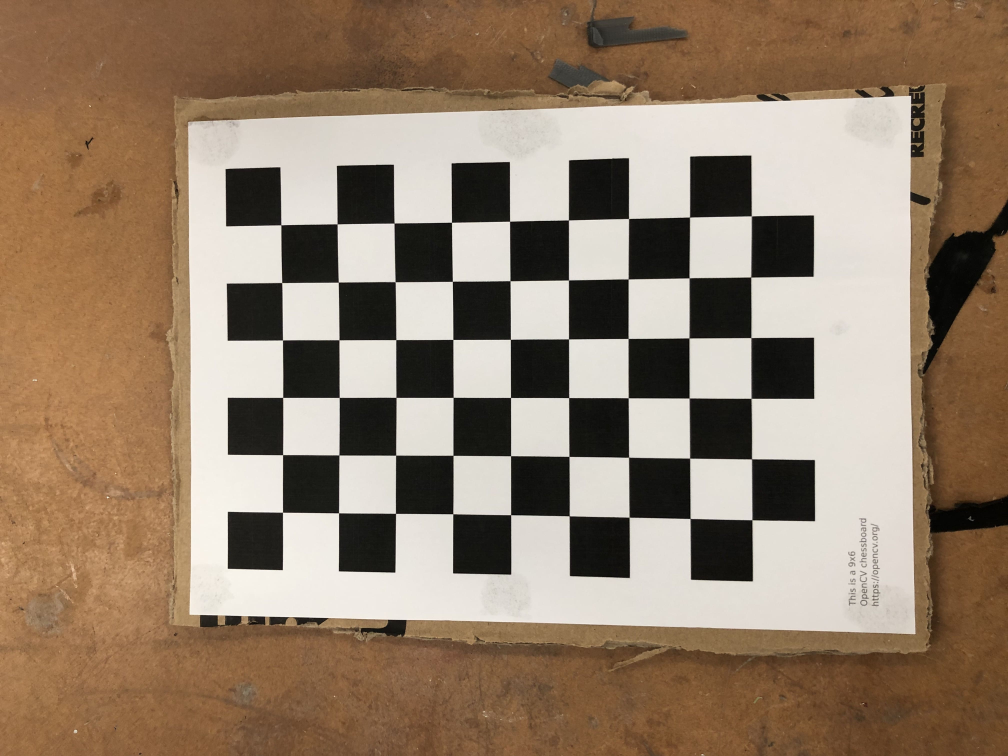
#> input picture camera_calibration/IMG_7382.jpg, 4032 x 3024 px (shown at 1/4 size)
$ python -i object_detector.py   (imports and definitions only)
#> lines starting #> are read from the running program, lines starting #| are printed output that depends on the picture; after the words box and inside, x2 and y2 are one past the last pixel; in counts of white or black regions, pixels touching at a corner belong together
#> further down, picture is the input picture: shape (3024, 4032, 3); mean B, G, R 106.2, 126.4, 146.8
import cv2


class HomogeneousBgDetector():
    def __init__(self):
        pass

    def detect_objects(self, frame):
        # Convert Image to grayscale
        gray = cv2.cvtColor(frame, cv2.COLOR_BGR2GRAY)
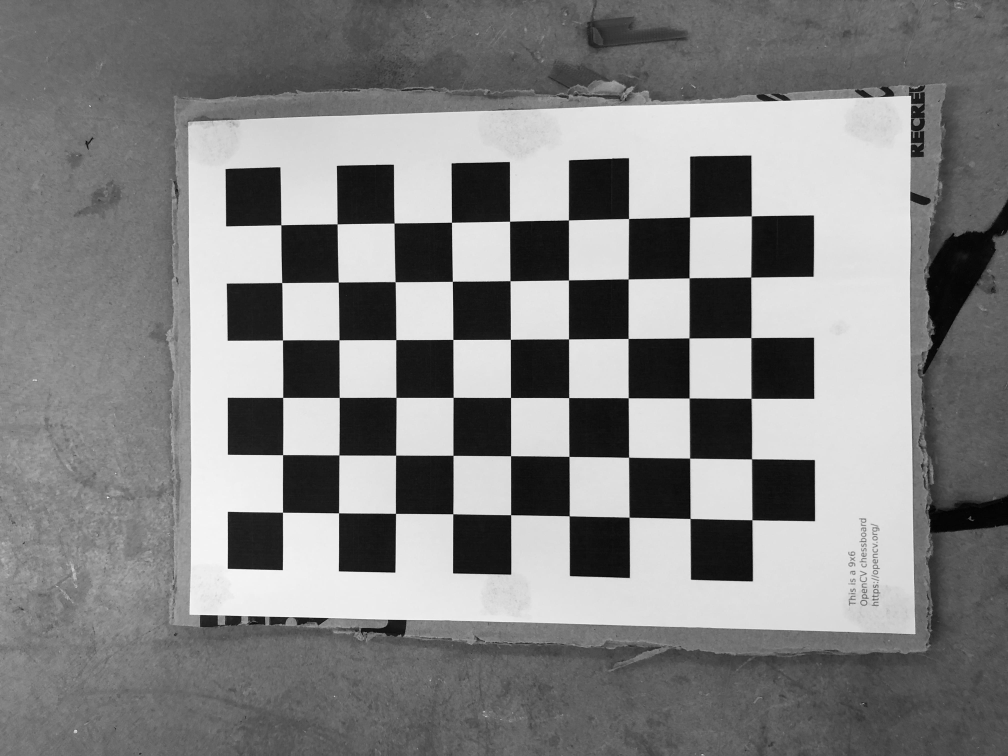
#> gray: shape (3024, 4032) (shown at 1/4 size); min 0, max 254, mean 130.2

        # Create a Mask with adaptive threshold
        mask = cv2.adaptiveThreshold(gray, 255, cv2.ADAPTIVE_THRESH_MEAN_C, cv2.THRESH_BINARY_INV, 19, 5)
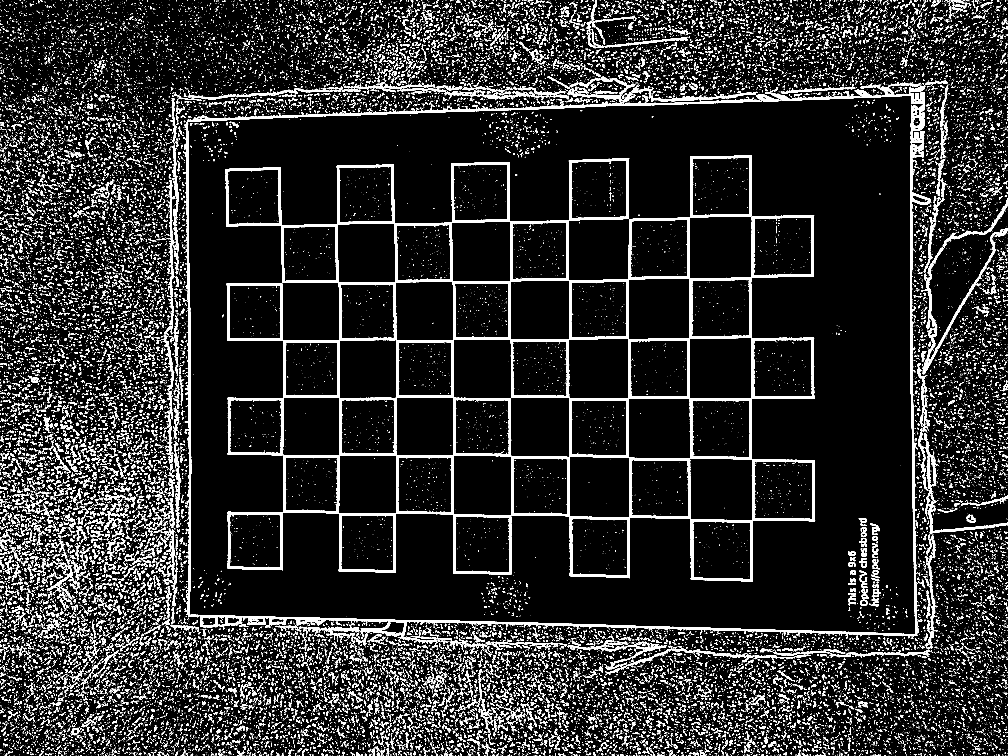
#> mask: shape (3024, 4032) (shown at 1/4 size); 9.7% white; 46294 white regions (37345 under 20 px)

        # Find contours
        contours, _ = cv2.findContours(mask, cv2.RETR_EXTERNAL, cv2.CHAIN_APPROX_SIMPLE)
#> contours = 43991 contours, 38449 with area under 20; largest, box (x1, y1, x2, y2) and area: (902, 622, 3261, 2326) 1990712, (911, 1361, 1359, 1821) 101262, (736, 341, 3723, 2576) 95608, (906, 1132, 1132, 1363) 50152, (3084, 332, 3700, 524) 12800

        #cv2.imshow("mask", mask)
        objects_contours = []

        for cnt in contours:
            area = cv2.contourArea(cnt)
            if area > 2000:
                objects_contours.append(cnt)
#> this loop made 43991 passes
#> cnt on passes 1 to 3: [[3976, 3023], [3978, 3023]], [[3936, 3023]], [[3896, 3023], [3897, 3023]]
#> after the loop, objects_contours = 19 contours; largest, box (x1, y1, x2, y2) and area: (902, 622, 3261, 2326) 1990712, (911, 1361, 1359, 1821) 101262, (736, 341, 3723, 2576) 95608, (906, 1132, 1132, 1363) 50152, (3084, 332, 3700, 524) 12800

        return objects_contours

>>> import cv2
>>> picture = cv2.imread('../camera_calibration/IMG_7382.jpg')
>>> result = HomogeneousBgDetector().detect_objects(picture)
#> result has the same summary as objects_contours in detect_objects

$ run again, on camera_calibration/IMG_7383.jpg
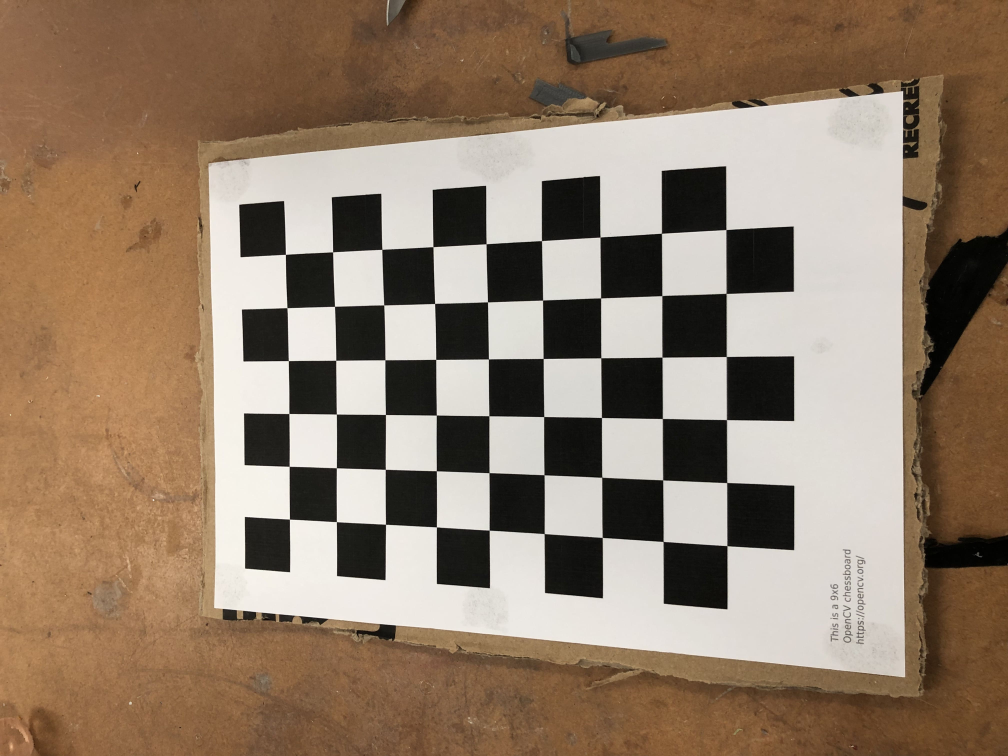
#> input picture camera_calibration/IMG_7383.jpg, 4032 x 3024 px (shown at 1/4 size)
#> picture is the input picture: shape (3024, 4032, 3); mean B, G, R 105.6, 125, 145.3
#> in detect_objects, `gray = cv2.cvtColor(frame, cv2.COLOR_BGR2GRAY)`:
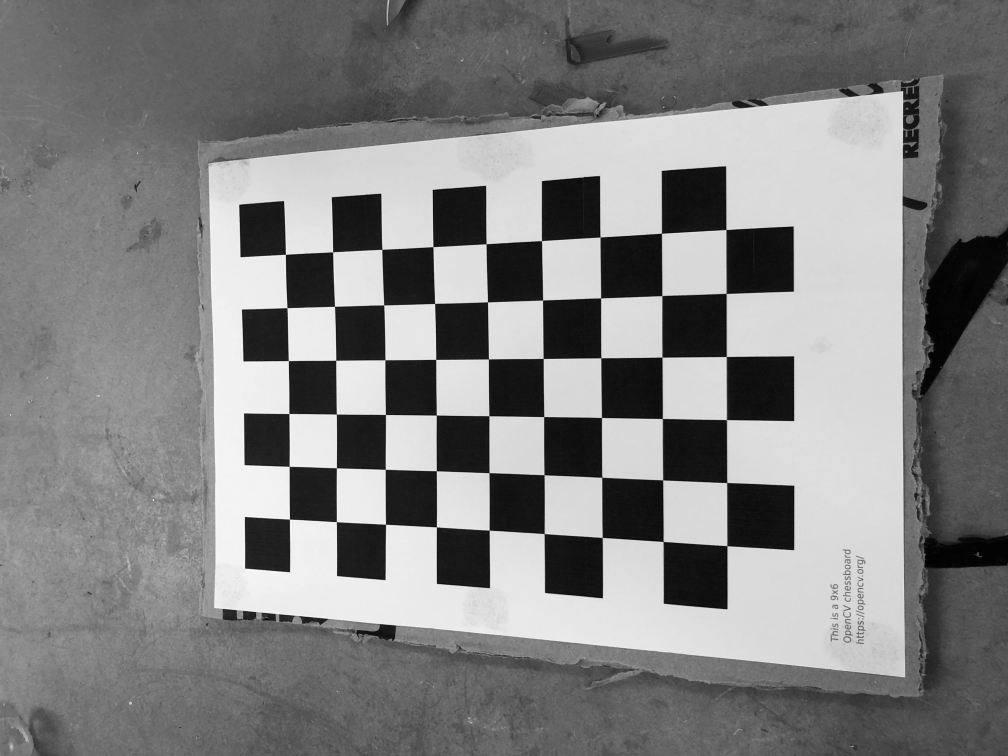
#> gray: shape (3024, 4032) (shown at 1/4 size); min 0, max 255, mean 128.9
#> in detect_objects, `mask = cv2.adaptiveThreshold(gray, 255, cv2.ADAPTIVE_THRESH_MEAN_C, cv..`:
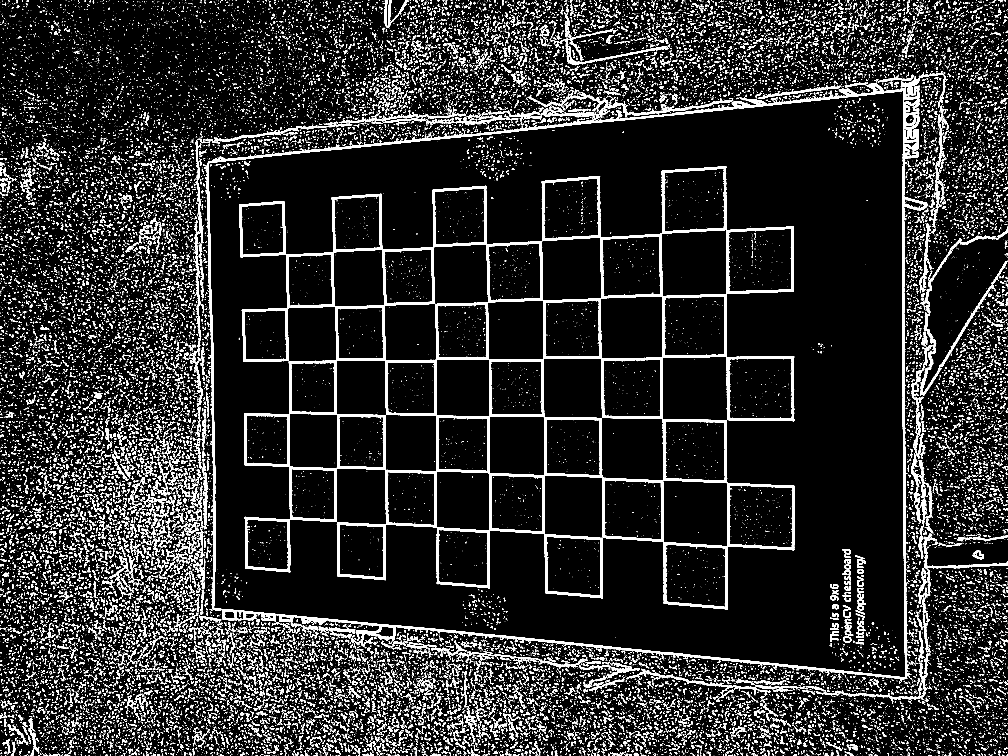
#> mask: shape (3024, 4032) (shown at 1/4 size); 9.8% white; 43450 white regions (33686 under 20 px)
#> contours = 41485 contours, 35355 with area under 20; largest, box (x1, y1, x2, y2) and area: (957, 665, 3178, 2438) 1766242, (817, 329, 3710, 2719) 104796, (1159, 1867, 1347, 2088) 39604, (967, 1233, 1155, 1446) 37552, (976, 1653, 1159, 1867) 37332
#> the loop in detect_objects, `for cnt in contours:` made 41485 passes
#> cnt on passes 1 to 3: [[4000, 3023]], [[3856, 3023], [3862, 3023]], [[3770, 3023], [3771, 3023]]
#> after the loop in detect_objects, `for cnt in contours:`: objects_contours = 20 contours; largest, box (x1, y1, x2, y2) and area: (957, 665, 3178, 2438) 1766242, (817, 329, 3710, 2719) 104796, (1159, 1867, 1347, 2088) 39604, (967, 1233, 1155, 1446) 37552, (976, 1653, 1159, 1867) 37332
#> result has the same summary as objects_contours in detect_objects

$ run again, on camera_calibration/IMG_7384.jpg
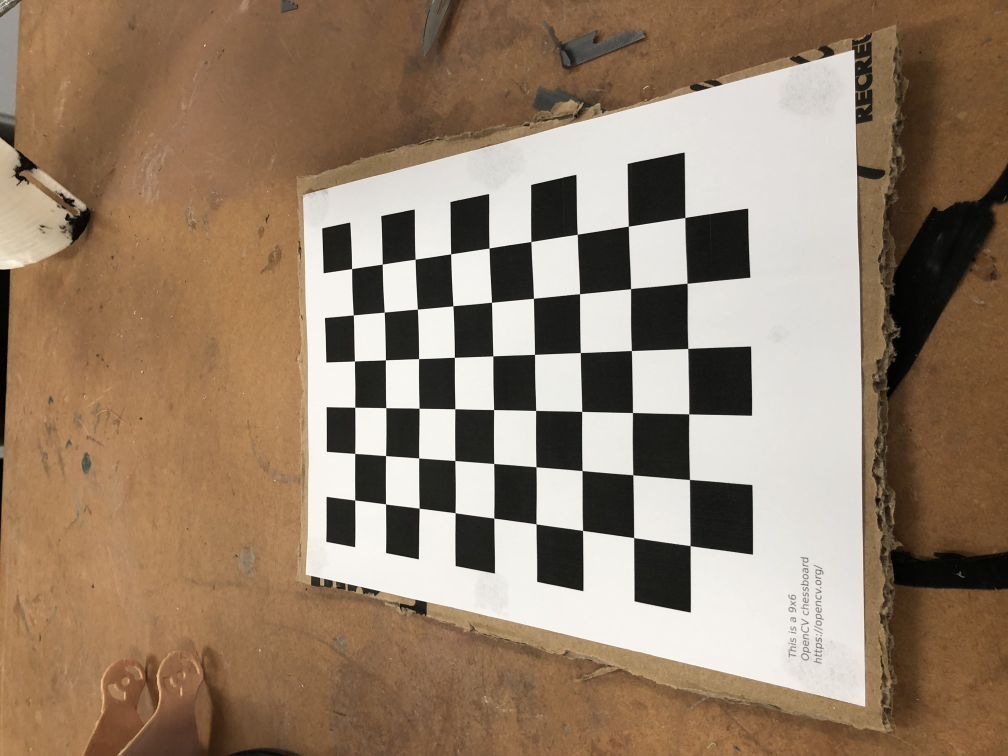
#> input picture camera_calibration/IMG_7384.jpg, 4032 x 3024 px (shown at 1/4 size)
#> picture is the input picture: shape (3024, 4032, 3); mean B, G, R 106.2, 127.3, 148.8
#> in detect_objects, `gray = cv2.cvtColor(frame, cv2.COLOR_BGR2GRAY)`:
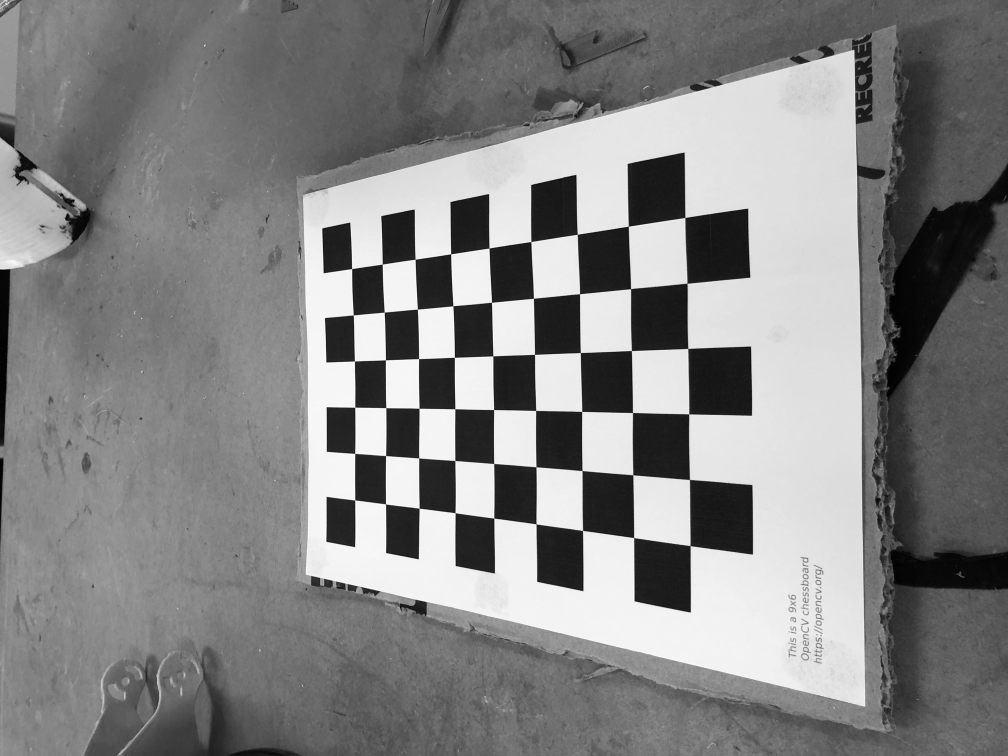
#> gray: shape (3024, 4032) (shown at 1/4 size); min 0, max 255, mean 131.3
#> in detect_objects, `mask = cv2.adaptiveThreshold(gray, 255, cv2.ADAPTIVE_THRESH_MEAN_C, cv..`:
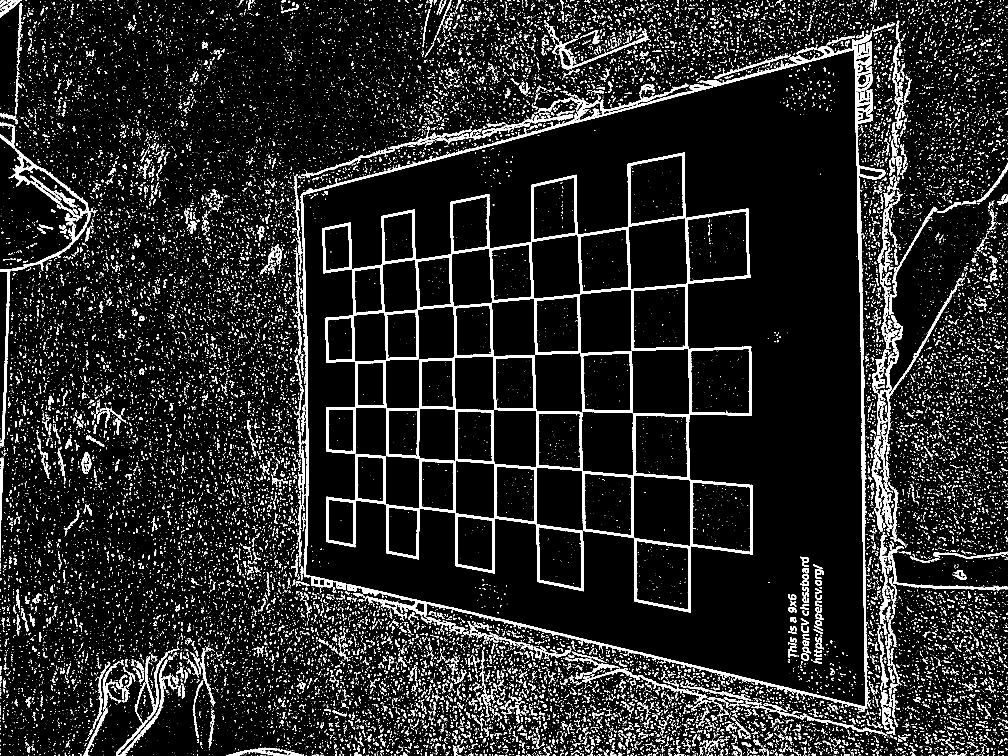
#> mask: shape (3024, 4032) (shown at 1/4 size); 8.5% white; 38113 white regions (31499 under 20 px)
#> contours = 37243 contours, 33105 with area under 20; largest, box (x1, y1, x2, y2) and area: (1814, 610, 3008, 2451) 595064, (2136, 1178, 3012, 2219) 214566, (1676, 1431, 2334, 2365) 140928, (1420, 1442, 1980, 2294) 110398, (1389, 166, 3542, 2840) 61571
#> the loop in detect_objects, `for cnt in contours:` made 37243 passes
#> area on pass 3565: 2044
#> after the loop in detect_objects, `for cnt in contours:`: objects_contours = 28 contours; largest, box (x1, y1, x2, y2) and area: (1814, 610, 3008, 2451) 595064, (2136, 1178, 3012, 2219) 214566, (1676, 1431, 2334, 2365) 140928, (1420, 1442, 1980, 2294) 110398, (1389, 166, 3542, 2840) 61571
#> result has the same summary as objects_contours in detect_objects

$ run again, on camera_calibration/IMG_7385.jpg
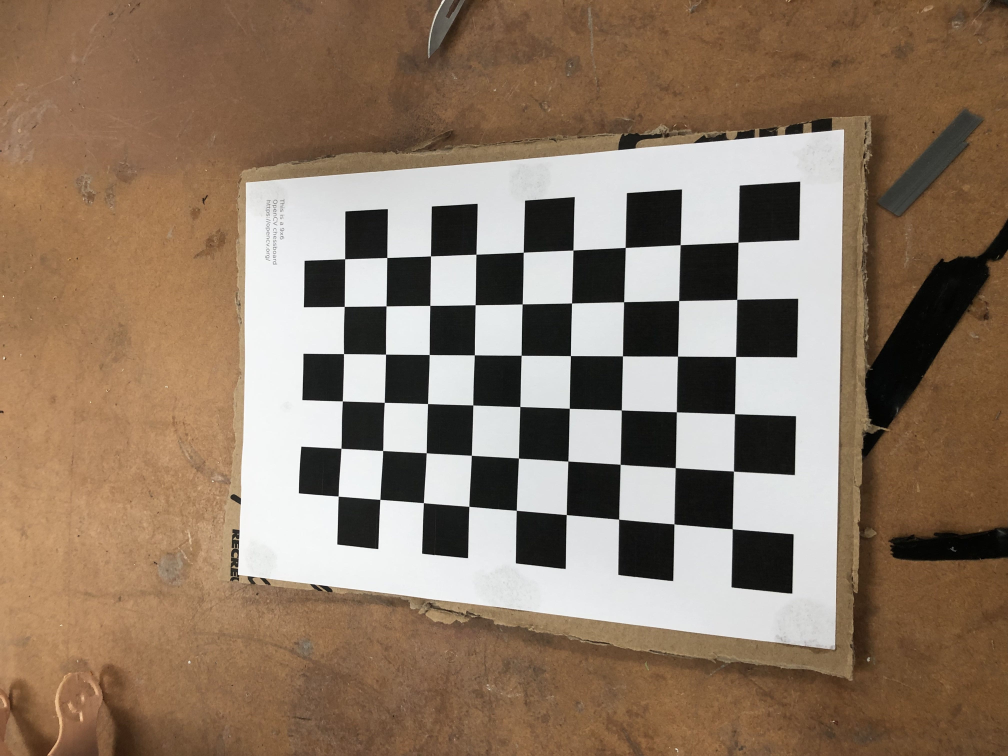
#> input picture camera_calibration/IMG_7385.jpg, 4032 x 3024 px (shown at 1/4 size)
#> picture is the input picture: shape (3024, 4032, 3); mean B, G, R 101.1, 120.4, 141.2
#> in detect_objects, `gray = cv2.cvtColor(frame, cv2.COLOR_BGR2GRAY)`:
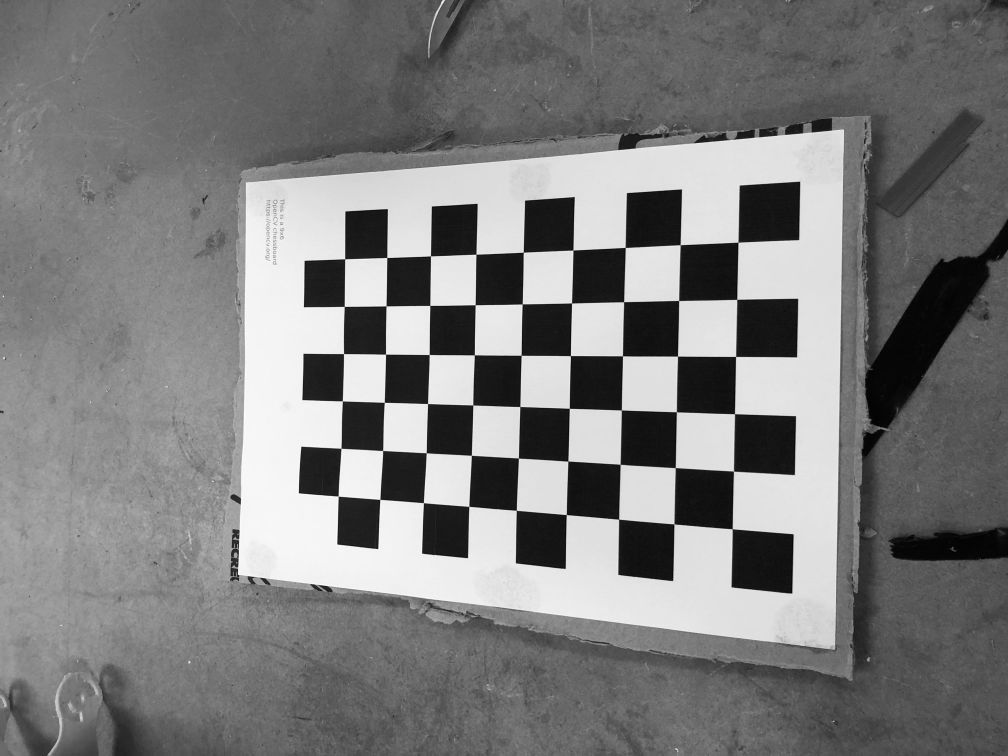
#> gray: shape (3024, 4032) (shown at 1/4 size); min 0, max 255, mean 124.4
#> in detect_objects, `mask = cv2.adaptiveThreshold(gray, 255, cv2.ADAPTIVE_THRESH_MEAN_C, cv..`:
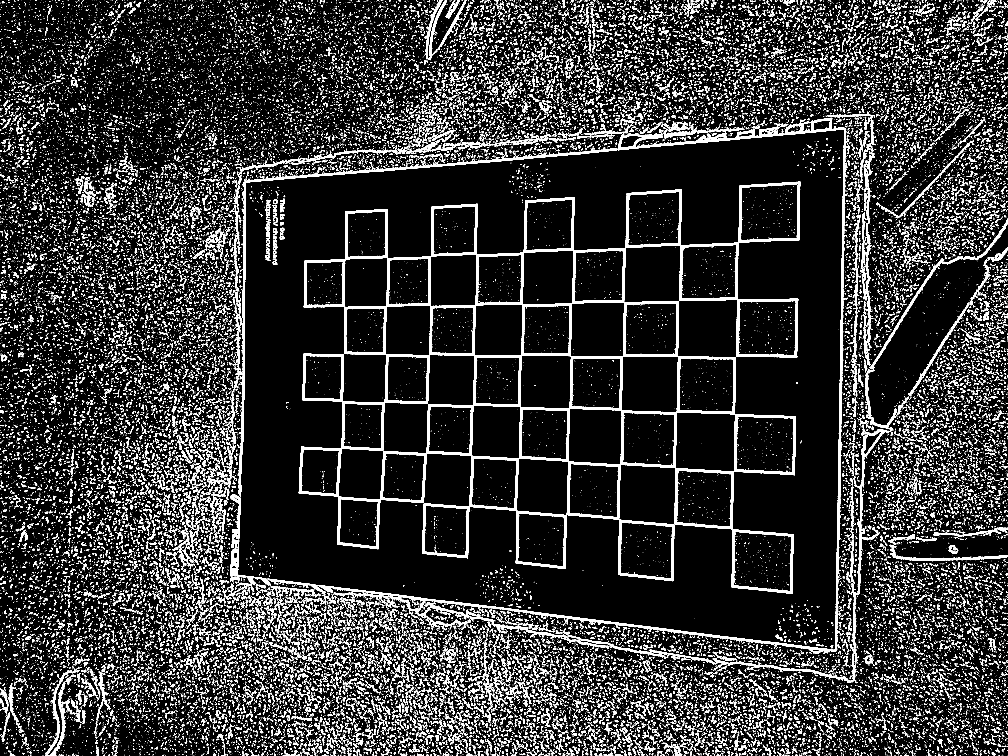
#> mask: shape (3024, 4032) (shown at 1/4 size); 11% white; 59764 white regions (47525 under 20 px)
#> contours = 57923 contours, 50369 with area under 20; largest, box (x1, y1, x2, y2) and area: (1381, 758, 3193, 2375) 977214, (2717, 726, 3201, 1204) 107160, (1878, 1823, 2267, 2276) 80691, (950, 473, 3400, 2616) 77400, (1366, 1419, 1718, 1804) 64710
#> the loop in detect_objects, `for cnt in contours:` made 57923 passes
#> cnt on passes 1 to 3: [[4010, 3023], [4012, 3023]], [[3911, 3023]], [[3906, 3023]]
#> after the loop in detect_objects, `for cnt in contours:`: objects_contours = 29 contours; largest, box (x1, y1, x2, y2) and area: (1381, 758, 3193, 2375) 977214, (2717, 726, 3201, 1204) 107160, (1878, 1823, 2267, 2276) 80691, (950, 473, 3400, 2616) 77400, (1366, 1419, 1718, 1804) 64710
#> result has the same summary as objects_contours in detect_objects
